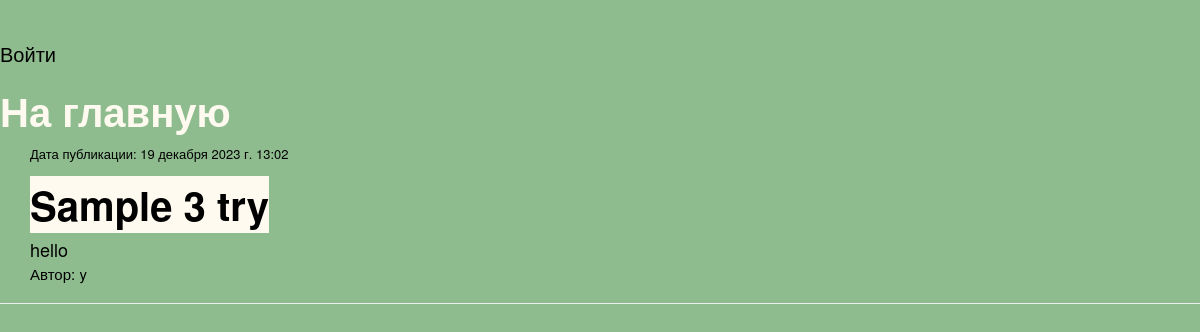
Before: / with the older database file.
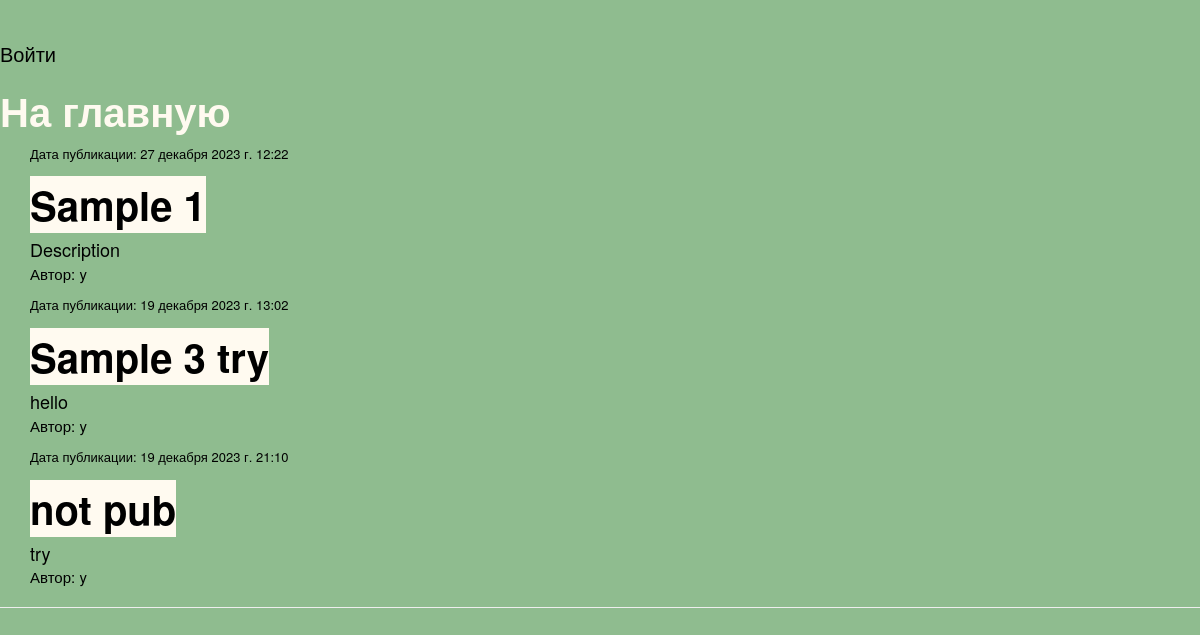
After: the same page with the newer database file.
### blog/models.py (models this page shows, shortened)
class Post(models.Model):
    author = models.ForeignKey(settings.AUTH_USER_MODEL, on_delete=models.CASCADE)
    title = models.CharField(max_length=200, verbose_name="Заголовок")
    text = models.TextField(verbose_name="Текст статьи")
    created_data = models.DateTimeField(default=timezone.now, verbose_name="Дата создания")
    published_date = models.DateTimeField(blank=True, null=True, verbose_name="Дата публикации")
    is_published = models.BooleanField(default=False, verbose_name="Запись опубликована?")
    objects = PostManager()
    published = PostPublishedManager()
    class Meta:
        verbose_name = 'Запись в блоге'
        verbose_name_plural = 'Запись в блоге'
    def get_absolute_url(self):
        return reverse('blog:post_detail', args=[str(self.id)])

### blog/views.py (the view)
# urls.py: path('', views.post_list, name="post_list"),
def post_list(request):
    posts = Post.objects.for_user(user=request.user)
    return render(request, 'blog/post_list.html', {'posts': posts})

### blog/managers.py (called while the page is built)
    def for_user(self, user=None):
        if user.is_staff:
            return self.all()
        else:
            return self.filter(published_date__lte=timezone.now())

    def get_queryset(self):
        return PostQuerySet(self.model, using=self._db)

    def for_user(self, user=None):
        return self.get_queryset().for_user(user=user)

### blog/templates/blog/post_list.html
{% extends 'blog/base.html' %}
{% block content %}
    {% for post in posts %}
    <div class="post">
        <div class="date">
            <p3>Дата публикации: {{ post.published_date }}</p3>
        </div>
            <h2><a href="{{ post.get_absolute_url }}">{{ post.title }}</a></h2>
            <p2>{{ post.text|linebreaksbr }}</p2>
        </div>
        <div>
            <p>Автор: {{ post.author }}</p>
        </div>
    {% endfor %}
{% endblock %}

Changed rows visible on the page:
now on this page (row edited): Post: published_date "27 декабря 2023 г. 12:22", title "Sample 1", text "Description", author "y"
added Post: published_date "19 декабря 2023 г. 21:10", title "not pub", text "try", author "y"
